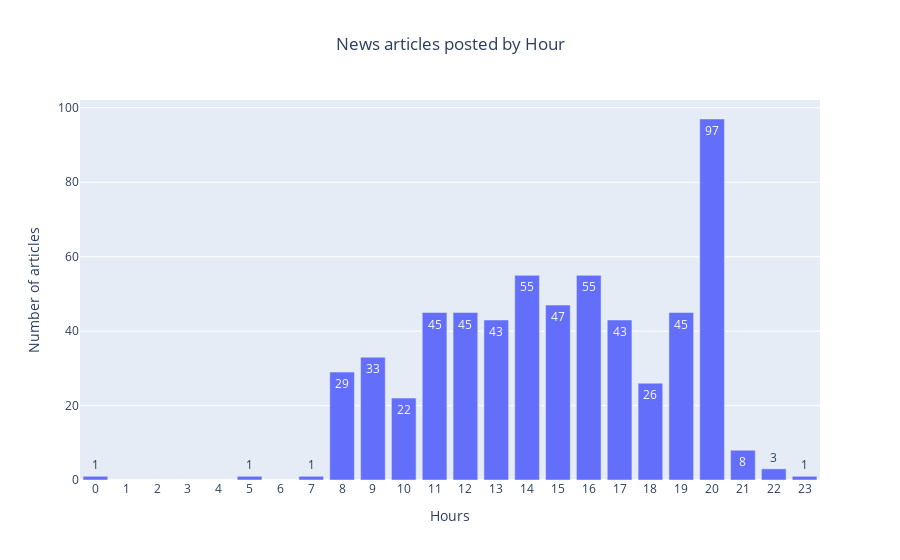

Notebook code cell kept with this figure:
### Code cell
fig1 = px.bar(data_frame=by_hour, text=by_hour, title='News articles posted by Hour')
fig1.update_layout(xaxis_title = 'Hours', yaxis_title = 'Number of articles',showlegend=False, title_x = 0.5, xaxis_tickmode='linear')
fig1.show()

### Figure 1 — Plotly figure (JSON) as saved in the notebook; plotly's stock layout.template omitted (floating-point values rounded to 4 significant figures)
{"data": [{"alignmentgroup": "True", "hovertemplate": "variable=Dates<br>index=%{x}<br>value=%{y}<br>text=%{text}<extra></extra>", "legendgroup": "Dates", "marker": {"color": "#636efa", "pattern": {"shape": ""}}, "name": "Dates", "offsetgroup": "Dates", "orientation": "v", "showlegend": true, "text": ["97", "55", "55", "47", "45", "45", "45", "43", "43", "33", "29", "26", "22", "8", "3", "1", "1", "1", "1"], "textposition": "auto", "type": "bar", "x": [20, 14, 16, 15, 11, 12, 19, 13, 17, 9, 8, 18, 10, 21, 22, 0, 5, 7, 23], "xaxis": "x", "y": [97, 55, 55, 47, 45, 45, 45, 43, 43, 33, 29, 26, 22, 8, 3, 1, 1, 1, 1], "yaxis": "y"}], "layout": {"barmode": "relative", "legend": {"title": {"text": "variable"}, "tracegroupgap": 0}, "showlegend": false, "title": {"text": "News articles posted by Hour", "x": 0.5}, "xaxis": {"anchor": "y", "domain": [0, 1], "tickmode": "linear", "title": {"text": "Hours"}}, "yaxis": {"anchor": "x", "domain": [0, 1], "title": {"text": "Number of articles"}}}}
